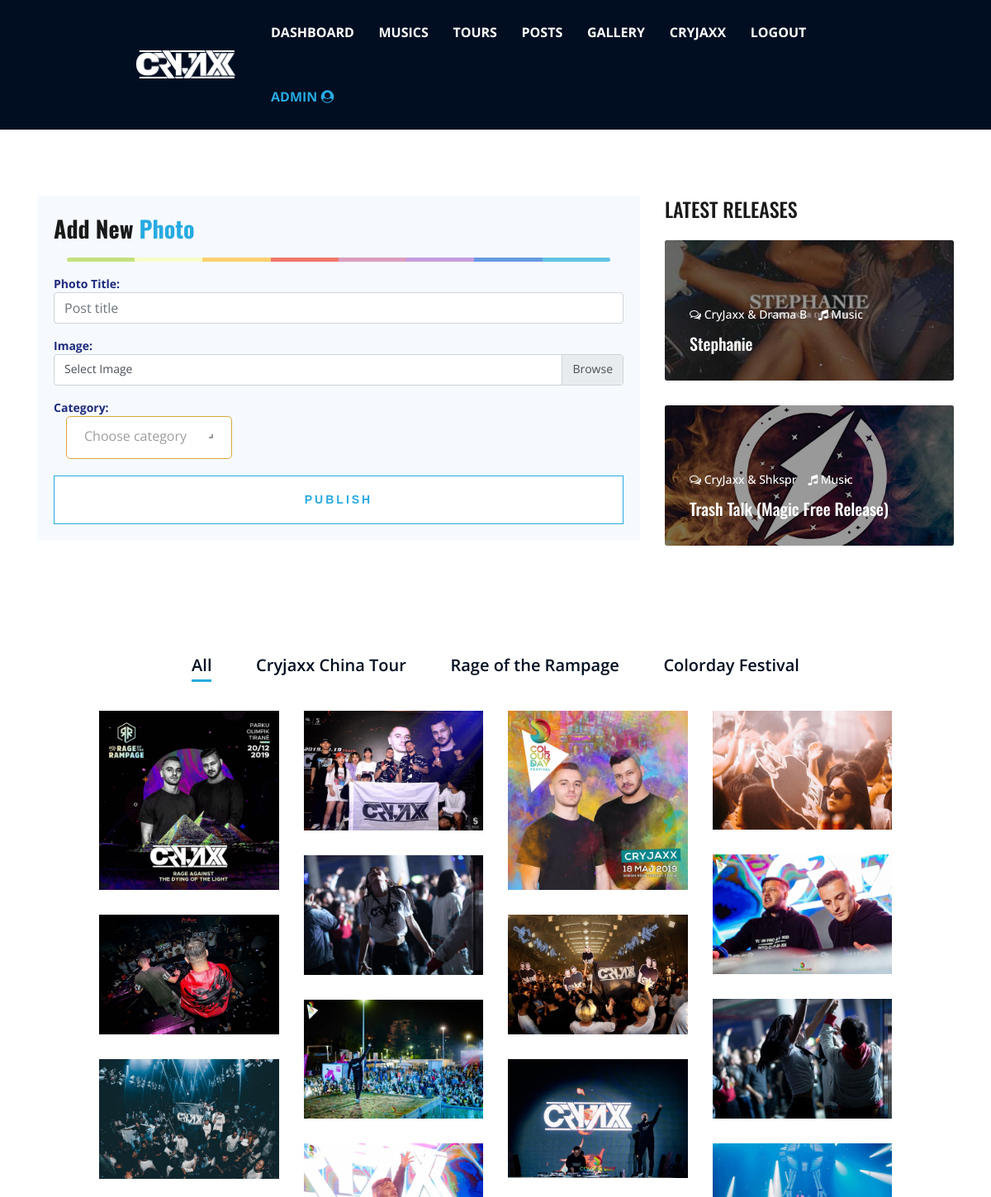
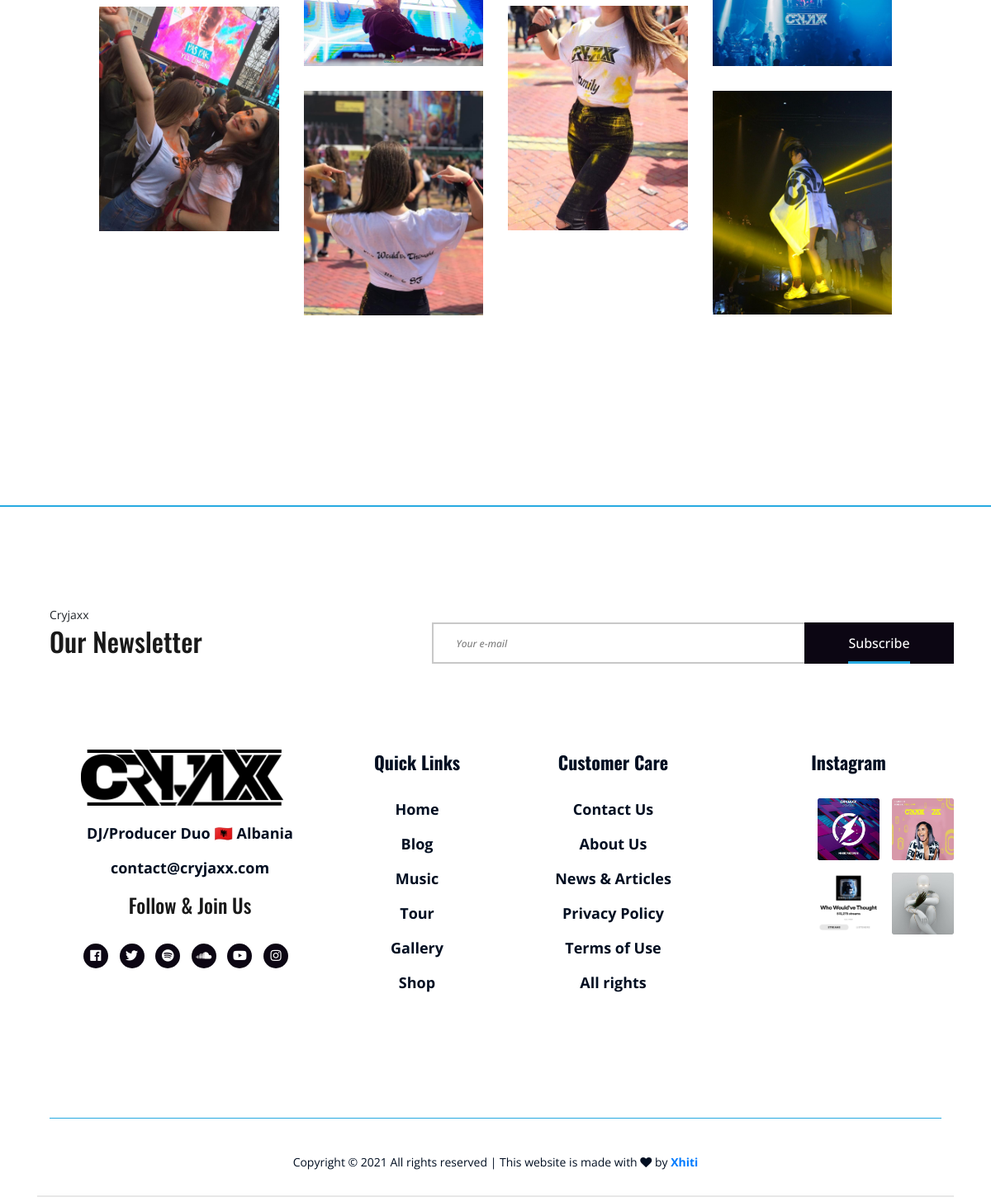
The app's page /admin-gallery.php (signed in) with its own data (2 pictures, top to bottom).
### tables this page shows
CREATE TABLE `musics` (
  `id` int(11) NOT NULL,
  `date_time` date NOT NULL,
  `music_producers` varchar(100) NOT NULL,
  `music_title` varchar(100) NOT NULL,
  `viewers` int(11) NOT NULL,
  `music_image` varchar(300) NOT NULL,
  `music_audio` varchar(300) NOT NULL,
  `spotify` varchar(500) NOT NULL,
  `soundcloud` varchar(500) NOT NULL,
  `youtube` varchar(500) NOT NULL
);

CREATE TABLE `gallery` (
  `id` int(11) NOT NULL,
  `date_time` date NOT NULL,
  `photo_title` varchar(100) NOT NULL,
  `photo_image` varchar(300) NOT NULL,
  `category` varchar(100) NOT NULL
);

### admin-gallery.php (the view, shortened to what the rows shown need)
<!doctype html>
<html class="no-js" lang="zxx">
<head>
    <link rel="stylesheet" href="assets/css/bootstrap.min.css">
    <link rel="stylesheet" href="assets/css/owl.carousel.min.css">
    <link rel="stylesheet" href="assets/css/flaticon.css">
    <link rel="stylesheet" href="assets/css/animate.min.css">
    <link rel="stylesheet" href="assets/css/magnific-popup.css">
    <link rel="stylesheet" href="assets/css/fontawesome-all.min.css">
    <link rel="stylesheet" href="assets/css/themify-icons.css">
    <link rel="stylesheet" href="assets/css/nice-select.css">
    <link rel="stylesheet" href="assets/css/slick.css">
    <link rel="stylesheet" href="assets/css/slicknav.css">
    <link rel="stylesheet" href="assets/css/style.css">
    <link rel="stylesheet" href="style.css">
    <link rel="stylesheet" href="gallery/style.css">
</head>
<body>
<main>
    <section class="razo-music-charts-area section-padding-80 jarallax">
        <div class="container">
            <div class="row">
                <div class="col-lg-4">
                    <div class="trending-news-area mb-50">
                        <div class="section-heading" style="margin-bottom: 20px">
                            <h2 style="font-size: 24px">Latest Releases</h2>
                        </div>
                        <?php
                        global $connectingDB;
                        $sql= "SELECT * FROM musics m ORDER BY m.id desc limit 0, 2;";
                        $result = mysqli_query($connectingDB, $sql);
                        while ($DataRows = mysqli_fetch_array($result)) {
                            $title     = $DataRows['music_title'];
                            $producers = $DataRows['music_producers'];
                            $image     = $DataRows['music_image'];
                            ?>
                            <div class="featured-post-area small-featured-post bg-img bg-overlay mb-30" style="background-image: url(upload<?php echo '/'.$image; ?>);">
                                <div class="post-overlay">
                                    <div class="post-meta">
                                        <a href="#"><i class="fa fa-comments-o" aria-hidden="true"></i> <?php echo $producers; ?></a>
                                        <a href="#"><i class="fa fa-music" aria-hidden="true"></i> Music</a>
                                    </div>
                                    <a href="admin-musics.php" class="post-title"><?php echo $title; ?></a>
                                </div>
                            </div>
                            <?php
                        }
                        ?>
                    </div>
                </div>
            </div>
        </div>
    </section>
            <div class="alime-portfolio-area clearfix">
                <div class="container-fluid">
                    <div class="row alime-portfolio">
                        <?php
                            global $connectingDB;
                            $sql= "SELECT * FROM gallery g ORDER BY g.id desc;";
                            $result = mysqli_query($connectingDB, $sql);
                            while ($DataRows = mysqli_fetch_array($result)) {
                            $category  = $DataRows['category'];
                            $image     = $DataRows['photo_image'];
                        ?>
                        <div class="col-12 col-sm-6 col-lg-3 single_gallery_item <?php echo $category; ?> mb-30 wow fadeInUp" data-wow-delay="100ms">
                            <div class="single-portfolio-content">
                                <img src="upload/<?php echo $image; ?>" alt="">
                            </div>
                        </div>
                        <?php } ?>
                    </div>
                </div>
            </div>
</main>
<section class="follow-area clearfix">
    <div class="instragram-feed-area owl-carousel">
        <?php
        global $connectingDB;
        $sql= "SELECT * FROM musics m ORDER BY m.id desc limit 0, 6;";
        $result = mysqli_query($connectingDB, $sql);
        while ($DataRows = mysqli_fetch_array($result)) {
            $image     = $DataRows['music_image'];
            ?>
            <div class="single-instagram-item">
                <img src="upload/<?php echo $image; ?>" alt="">
            </div>
        <?php } ?>
    </div>
</section>
<footer>
    <div class="footer-area">
        <div class="container">
            <div class="footer-top footer-padding">
                <div class="newsletter">
                    <div class="container">
                        <div class="row">
                            <div class="col-lg-5">
                                <div class="newsletter_content" style="text-align: left">
                                    <div class="section_title_container">
                                        <div class="section_title"><h2>Our Newsletter</h2></div>
                                    </div>
                                </div>
                            </div>
                        </div>
                    </div>
                </div>
            </div>
        </div>
    </div>
</footer>
</body>
</html>

### records on screen
musics: music_image (picture), music_producers "CryJaxx & Drama B", music_title "Stephanie"
musics: music_image (picture), music_producers "CryJaxx & Shkspr", music_title "Trash Talk (Magic Free Release)"
gallery: photo_image (picture)
gallery: photo_image (picture)
gallery: photo_image (picture)
gallery: photo_image (picture)
gallery: photo_image (picture)
gallery: photo_image (picture)
gallery: photo_image (picture)
gallery: photo_image (picture)
gallery: photo_image (picture)
gallery: photo_image (picture)
gallery: photo_image (picture)
gallery: photo_image (picture)
gallery: photo_image (picture)
gallery: photo_image (picture)
gallery: photo_image (picture)
gallery: photo_image (picture)
gallery: photo_image (picture)
gallery: photo_image (picture)
musics: music_image (picture)
musics: music_image (picture)
musics: music_image (picture)
musics: music_image (picture)
